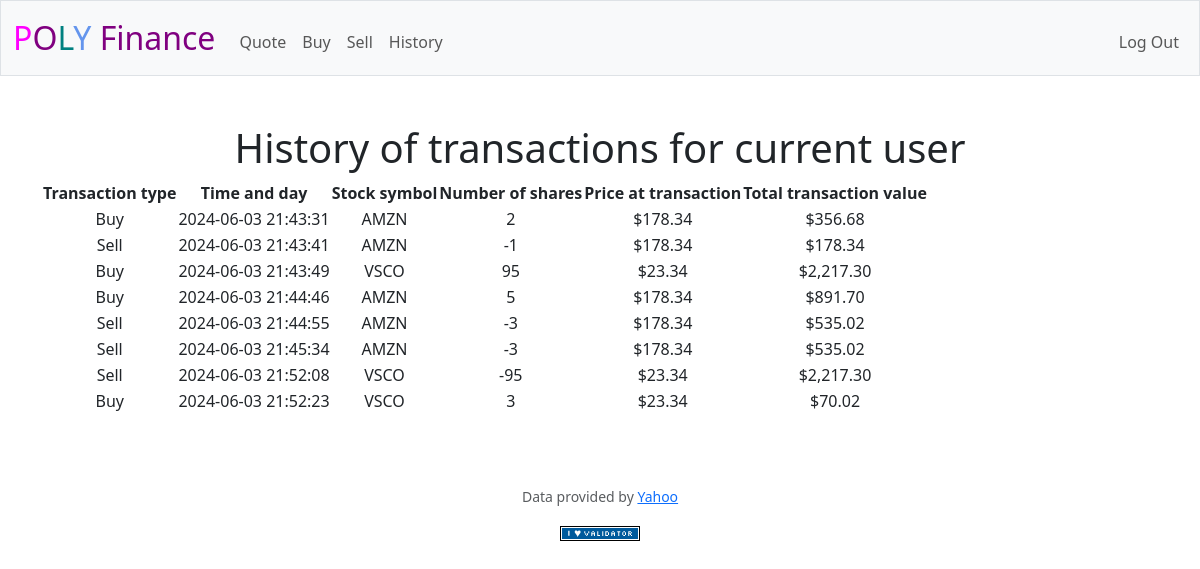
Screenshot of /history (signed in) with the database file from the repository.
### tables this page shows
CREATE TABLE portfolio (user_id INTEGER NOT NULL, transaction_id INTEGER PRIMARY KEY AUTOINCREMENT NOT NULL, type TEXT NOT NULL, day DATETIME,  stock TEXT NOT NULL, price NUMERIC NOT NULL, current NUMERIC NOT NULL, shares NUMERIC NOT NULL, value NUMERIC NOT NULL, curr_val NUMERIC NOT NULL);

### app.py (the view)
@app.route("/history")
@login_required
def history():
    portfolio = db.execute("SELECT * FROM portfolio WHERE user_id = ?", session["user_id"])
    return render_template("history.html", portfolio=portfolio, usd=usd)

### app.py (called while the page is built)
@app.after_request
def after_request(response):
    response.headers["Cache-Control"] = "no-cache, no-store, must-revalidate"
    response.headers["Expires"] = 0
    response.headers["Pragma"] = "no-cache"
    return response

### helpers.py (called while the page is built)
def login_required(f):
    @wraps(f)
    def decorated_function(*args, **kwargs):
        if session.get("user_id") is None:
            return redirect("/login")
        return f(*args, **kwargs)
    return decorated_function

def usd(value):
    return f"${value:,.2f}"

### templates/history.html (shortened to what this page needs)
{% extends "layout.html" %}
{% block main %}
    <h1>
        History of transactions for current user
    </h1>
    <table>
        <thead>
            <tr>
                <th>Transaction type</th>
                <th>Time and day</th>
                <th>Stock symbol</th>
                <th>Number of shares</th>
                <th>Price at transaction</th>
                <th>Total transaction value</th>
            </tr>
        </thead>
        <tbody>
            {% for user in portfolio %}
            <tr>
                <td>{{ user.type }}</td>
                <td>{{ user.day }}</td>
                <td>{{ user.stock }}</td>
                <td>{{ user.shares }}</td>
                <td>{{ usd(user.price) }}</td>
                <td>{{ usd(user.value) }}</td>
            </tr>
            {% endfor %}
        </tbody>
    </table>
    <br>
{% endblock %}

### static/styles.css (style rules this page uses)
tr { margin: 100px; }

### rows the page displays
portfolio: type "Buy", day "2024-06-03 21:43:31", stock "AMZN", shares "2", price "$178.34", value "$356.68"
portfolio: type "Sell", day "2024-06-03 21:43:41", stock "AMZN", shares "-1", price "$178.34", value "$178.34"
portfolio: type "Buy", day "2024-06-03 21:43:49", stock "VSCO", shares "95", price "$23.34", value "$2,217.30"
portfolio: type "Buy", day "2024-06-03 21:44:46", stock "AMZN", shares "5", price "$178.34", value "$891.70"
portfolio: type "Sell", day "2024-06-03 21:44:55", stock "AMZN", shares "-3", price "$178.34", value "$535.02"
portfolio: type "Sell", day "2024-06-03 21:45:34", stock "AMZN", shares "-3", price "$178.34", value "$535.02"
portfolio: type "Sell", day "2024-06-03 21:52:08", stock "VSCO", shares "-95", price "$23.34", value "$2,217.30"
portfolio: type "Buy", day "2024-06-03 21:52:23", stock "VSCO", shares "3", price "$23.34", value "$70.02"
